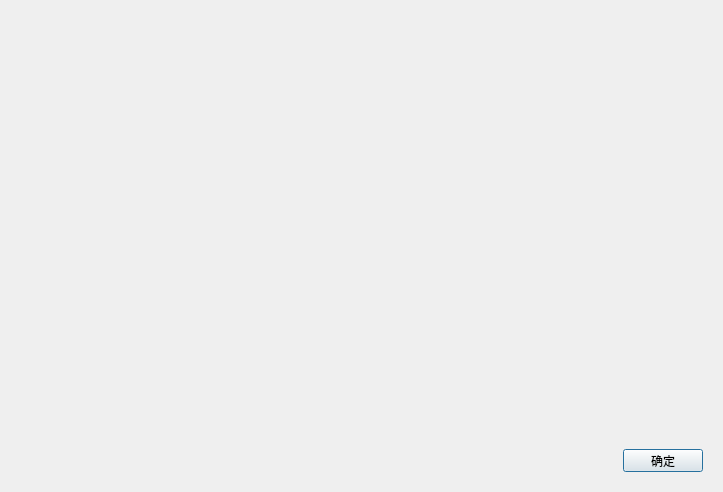
<?xml version="1.0" encoding="UTF-8"?>
<ui version="4.0">
 <class>ClipBoardViewDialog</class>
 <widget class="QDialog" name="ClipBoardViewDialog">
  <property name="geometry">
   <rect>
    <x>0</x>
    <y>0</y>
    <width>723</width>
    <height>492</height>
   </rect>
  </property>
  <property name="windowTitle">
   <string>剪贴板</string>
  </property>
  <layout class="QVBoxLayout" name="verticalLayout">
   <item>
    <widget class="QStackedWidget" name="wgtPages"/>
   </item>
   <item>
    <widget class="QWidget" name="wgtBottom" native="true">
     <property name="minimumSize">
      <size>
       <width>0</width>
       <height>41</height>
      </size>
     </property>
     <property name="maximumSize">
      <size>
       <width>16777215</width>
       <height>41</height>
      </size>
     </property>
     <layout class="QHBoxLayout" name="horizontalLayout">
      <item>
       <spacer name="horizontalSpacer">
        <property name="orientation">
         <enum>Qt::Horizontal</enum>
        </property>
        <property name="sizeHint" stdset="0">
         <size>
          <width>339</width>
          <height>20</height>
         </size>
        </property>
       </spacer>
      </item>
      <item>
       <widget class="QPushButton" name="btnOk">
        <property name="text">
         <string>确定</string>
        </property>
       </widget>
      </item>
     </layout>
    </widget>
   </item>
  </layout>
 </widget>
 <resources/>
 <connections/>
</ui>
